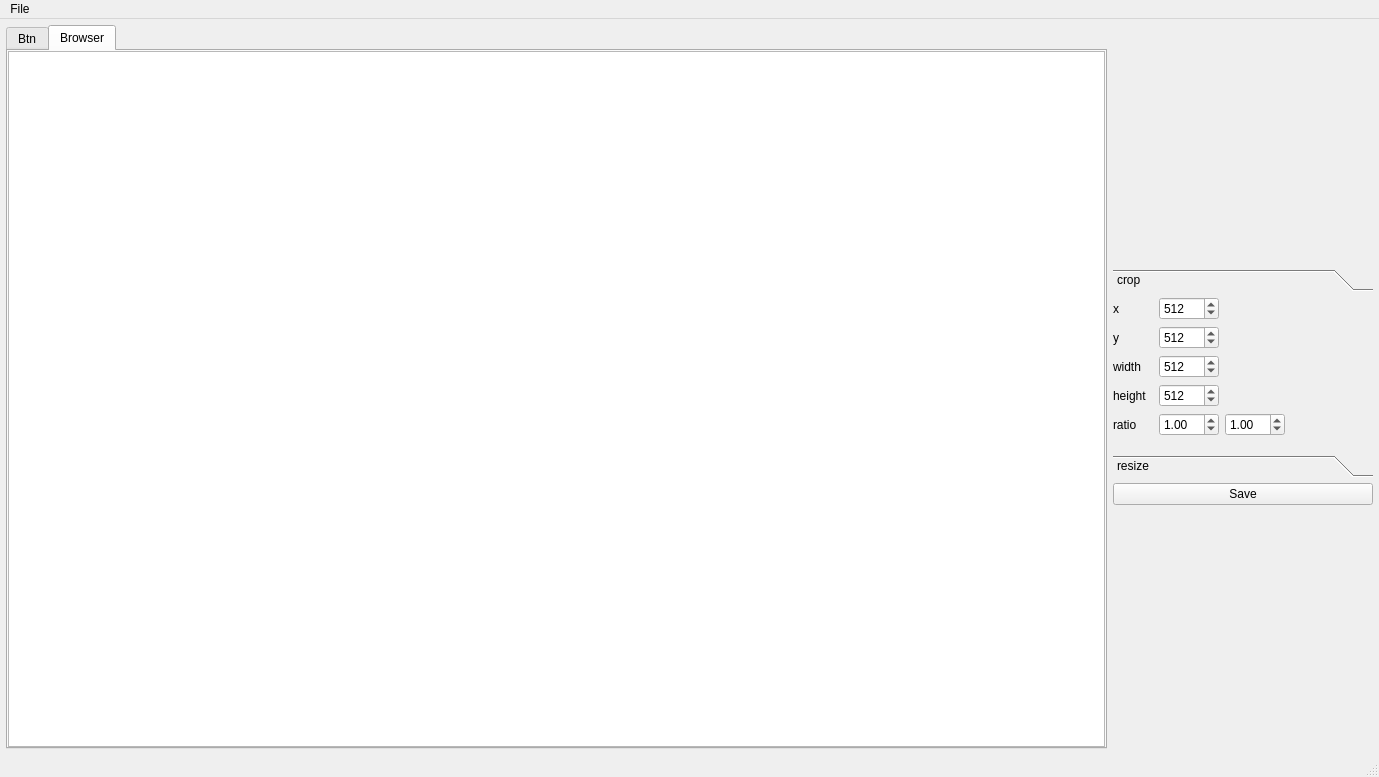
<?xml version="1.0" encoding="UTF-8"?>
<ui version="4.0">
 <class>MainWindow</class>
 <widget class="QMainWindow" name="MainWindow">
  <property name="geometry">
   <rect>
    <x>0</x>
    <y>0</y>
    <width>1379</width>
    <height>777</height>
   </rect>
  </property>
  <property name="windowTitle">
   <string>MainWindow</string>
  </property>
  <widget class="QWidget" name="centralwidget">
   <layout class="QGridLayout" name="gridLayout">
    <property name="leftMargin">
     <number>6</number>
    </property>
    <property name="topMargin">
     <number>6</number>
    </property>
    <property name="rightMargin">
     <number>6</number>
    </property>
    <property name="bottomMargin">
     <number>6</number>
    </property>
    <item row="0" column="1">
     <layout class="QVBoxLayout" name="verticalLayout_2">
      <item>
       <spacer name="verticalSpacer_2">
        <property name="orientation">
         <enum>Qt::Vertical</enum>
        </property>
        <property name="sizeHint" stdset="0">
         <size>
          <width>20</width>
          <height>40</height>
         </size>
        </property>
       </spacer>
      </item>
      <item alignment="Qt::AlignHCenter|Qt::AlignVCenter">
       <widget class="QToolBox" name="toolBox">
        <property name="sizePolicy">
         <sizepolicy hsizetype="Fixed" vsizetype="Minimum">
          <horstretch>0</horstretch>
          <verstretch>0</verstretch>
         </sizepolicy>
        </property>
        <property name="minimumSize">
         <size>
          <width>260</width>
          <height>0</height>
         </size>
        </property>
        <property name="maximumSize">
         <size>
          <width>260</width>
          <height>16777215</height>
         </size>
        </property>
        <property name="baseSize">
         <size>
          <width>0</width>
          <height>0</height>
         </size>
        </property>
        <property name="layoutDirection">
         <enum>Qt::LeftToRight</enum>
        </property>
        <property name="autoFillBackground">
         <bool>false</bool>
        </property>
        <property name="currentIndex">
         <number>0</number>
        </property>
        <widget class="QWidget" name="page">
         <property name="geometry">
          <rect>
           <x>0</x>
           <y>0</y>
           <width>260</width>
           <height>158</height>
          </rect>
         </property>
         <property name="sizePolicy">
          <sizepolicy hsizetype="Fixed" vsizetype="Minimum">
           <horstretch>0</horstretch>
           <verstretch>0</verstretch>
          </sizepolicy>
         </property>
         <property name="minimumSize">
          <size>
           <width>260</width>
           <height>0</height>
          </size>
         </property>
         <property name="maximumSize">
          <size>
           <width>260</width>
           <height>16777215</height>
          </size>
         </property>
         <property name="styleSheet">
          <string notr="true"/>
         </property>
         <attribute name="label">
          <string>crop</string>
         </attribute>
         <layout class="QVBoxLayout" name="verticalLayout">
          <property name="leftMargin">
           <number>0</number>
          </property>
          <property name="topMargin">
           <number>0</number>
          </property>
          <property name="rightMargin">
           <number>0</number>
          </property>
          <property name="bottomMargin">
           <number>0</number>
          </property>
          <item>
           <layout class="QHBoxLayout" name="horizontalLayout_7">
            <property name="sizeConstraint">
             <enum>QLayout::SetMinimumSize</enum>
            </property>
            <item>
             <widget class="QLabel" name="label_6">
              <property name="sizePolicy">
               <sizepolicy hsizetype="Fixed" vsizetype="Minimum">
                <horstretch>0</horstretch>
                <verstretch>0</verstretch>
               </sizepolicy>
              </property>
              <property name="minimumSize">
               <size>
                <width>40</width>
                <height>0</height>
               </size>
              </property>
              <property name="text">
               <string>x</string>
              </property>
             </widget>
            </item>
            <item>
             <widget class="QSpinBox" name="crop_rect_x">
              <property name="sizePolicy">
               <sizepolicy hsizetype="Fixed" vsizetype="Fixed">
                <horstretch>0</horstretch>
                <verstretch>0</verstretch>
               </sizepolicy>
              </property>
              <property name="minimumSize">
               <size>
                <width>60</width>
                <height>0</height>
               </size>
              </property>
              <property name="maximumSize">
               <size>
                <width>60</width>
                <height>16777215</height>
               </size>
              </property>
              <property name="minimum">
               <number>0</number>
              </property>
              <property name="maximum">
               <number>10000</number>
              </property>
              <property name="value">
               <number>512</number>
              </property>
             </widget>
            </item>
            <item>
             <spacer name="horizontalSpacer_8">
              <property name="orientation">
               <enum>Qt::Horizontal</enum>
              </property>
              <property name="sizeType">
               <enum>QSizePolicy::Expanding</enum>
              </property>
              <property name="sizeHint" stdset="0">
               <size>
                <width>40</width>
                <height>20</height>
               </size>
              </property>
             </spacer>
            </item>
           </layout>
          </item>
          <item>
           <layout class="QHBoxLayout" name="horizontalLayout_8">
            <property name="sizeConstraint">
             <enum>QLayout::SetMinimumSize</enum>
            </property>
            <item>
             <widget class="QLabel" name="label_7">
              <property name="sizePolicy">
               <sizepolicy hsizetype="Fixed" vsizetype="Minimum">
                <horstretch>0</horstretch>
                <verstretch>0</verstretch>
               </sizepolicy>
              </property>
              <property name="minimumSize">
               <size>
                <width>40</width>
                <height>0</height>
               </size>
              </property>
              <property name="text">
               <string>y</string>
              </property>
             </widget>
            </item>
            <item>
             <widget class="QSpinBox" name="crop_rect_y">
              <property name="sizePolicy">
               <sizepolicy hsizetype="Fixed" vsizetype="Fixed">
                <horstretch>0</horstretch>
                <verstretch>0</verstretch>
               </sizepolicy>
              </property>
              <property name="minimumSize">
               <size>
                <width>60</width>
                <height>0</height>
               </size>
              </property>
              <property name="maximumSize">
               <size>
                <width>60</width>
                <height>16777215</height>
               </size>
              </property>
              <property name="minimum">
               <number>0</number>
              </property>
              <property name="maximum">
               <number>10000</number>
              </property>
              <property name="value">
               <number>512</number>
              </property>
             </widget>
            </item>
            <item>
             <spacer name="horizontalSpacer_9">
              <property name="orientation">
               <enum>Qt::Horizontal</enum>
              </property>
              <property name="sizeType">
               <enum>QSizePolicy::Expanding</enum>
              </property>
              <property name="sizeHint" stdset="0">
               <size>
                <width>40</width>
                <height>20</height>
               </size>
              </property>
             </spacer>
            </item>
           </layout>
          </item>
          <item>
           <layout class="QHBoxLayout" name="horizontalLayout">
            <property name="sizeConstraint">
             <enum>QLayout::SetMinimumSize</enum>
            </property>
            <item>
             <widget class="QLabel" name="label">
              <property name="sizePolicy">
               <sizepolicy hsizetype="Fixed" vsizetype="Minimum">
                <horstretch>0</horstretch>
                <verstretch>0</verstretch>
               </sizepolicy>
              </property>
              <property name="minimumSize">
               <size>
                <width>40</width>
                <height>0</height>
               </size>
              </property>
              <property name="text">
               <string>width</string>
              </property>
             </widget>
            </item>
            <item>
             <widget class="QSpinBox" name="crop_rect_width">
              <property name="sizePolicy">
               <sizepolicy hsizetype="Fixed" vsizetype="Fixed">
                <horstretch>0</horstretch>
                <verstretch>0</verstretch>
               </sizepolicy>
              </property>
              <property name="minimumSize">
               <size>
                <width>60</width>
                <height>0</height>
               </size>
              </property>
              <property name="maximumSize">
               <size>
                <width>60</width>
                <height>16777215</height>
               </size>
              </property>
              <property name="minimum">
               <number>1</number>
              </property>
              <property name="maximum">
               <number>10000</number>
              </property>
              <property name="value">
               <number>512</number>
              </property>
             </widget>
            </item>
            <item>
             <spacer name="horizontalSpacer">
              <property name="orientation">
               <enum>Qt::Horizontal</enum>
              </property>
              <property name="sizeType">
               <enum>QSizePolicy::Expanding</enum>
              </property>
              <property name="sizeHint" stdset="0">
               <size>
                <width>40</width>
                <height>20</height>
               </size>
              </property>
             </spacer>
            </item>
           </layout>
          </item>
          <item>
           <layout class="QHBoxLayout" name="horizontalLayout_2">
            <property name="sizeConstraint">
             <enum>QLayout::SetMinimumSize</enum>
            </property>
            <item>
             <widget class="QLabel" name="label_2">
              <property name="sizePolicy">
               <sizepolicy hsizetype="Fixed" vsizetype="Minimum">
                <horstretch>0</horstretch>
                <verstretch>0</verstretch>
               </sizepolicy>
              </property>
              <property name="minimumSize">
               <size>
                <width>40</width>
                <height>0</height>
               </size>
              </property>
              <property name="text">
               <string>height</string>
              </property>
             </widget>
            </item>
            <item>
             <widget class="QSpinBox" name="crop_rect_height">
              <property name="sizePolicy">
               <sizepolicy hsizetype="Fixed" vsizetype="Fixed">
                <horstretch>0</horstretch>
                <verstretch>0</verstretch>
               </sizepolicy>
              </property>
              <property name="minimumSize">
               <size>
                <width>60</width>
                <height>0</height>
               </size>
              </property>
              <property name="maximumSize">
               <size>
                <width>60</width>
                <height>16777215</height>
               </size>
              </property>
              <property name="minimum">
               <number>1</number>
              </property>
              <property name="maximum">
               <number>10000</number>
              </property>
              <property name="value">
               <number>512</number>
              </property>
             </widget>
            </item>
            <item>
             <spacer name="horizontalSpacer_2">
              <property name="orientation">
               <enum>Qt::Horizontal</enum>
              </property>
              <property name="sizeType">
               <enum>QSizePolicy::Expanding</enum>
              </property>
              <property name="sizeHint" stdset="0">
               <size>
                <width>40</width>
                <height>20</height>
               </size>
              </property>
             </spacer>
            </item>
           </layout>
          </item>
          <item>
           <layout class="QHBoxLayout" name="horizontalLayout_3">
            <property name="sizeConstraint">
             <enum>QLayout::SetMinimumSize</enum>
            </property>
            <item>
             <widget class="QLabel" name="label_3">
              <property name="sizePolicy">
               <sizepolicy hsizetype="Fixed" vsizetype="Preferred">
                <horstretch>0</horstretch>
                <verstretch>0</verstretch>
               </sizepolicy>
              </property>
              <property name="minimumSize">
               <size>
                <width>40</width>
                <height>0</height>
               </size>
              </property>
              <property name="maximumSize">
               <size>
                <width>16777215</width>
                <height>16777215</height>
               </size>
              </property>
              <property name="text">
               <string>ratio</string>
              </property>
             </widget>
            </item>
            <item>
             <widget class="QDoubleSpinBox" name="crop_rect_w_ratio">
              <property name="sizePolicy">
               <sizepolicy hsizetype="Fixed" vsizetype="Fixed">
                <horstretch>0</horstretch>
                <verstretch>0</verstretch>
               </sizepolicy>
              </property>
              <property name="minimumSize">
               <size>
                <width>60</width>
                <height>0</height>
               </size>
              </property>
              <property name="maximumSize">
               <size>
                <width>60</width>
                <height>16777215</height>
               </size>
              </property>
              <property name="singleStep">
               <double>0.100000000000000</double>
              </property>
              <property name="value">
               <double>1.000000000000000</double>
              </property>
             </widget>
            </item>
            <item>
             <widget class="QDoubleSpinBox" name="crop_rect_h_ratio">
              <property name="sizePolicy">
               <sizepolicy hsizetype="Fixed" vsizetype="Fixed">
                <horstretch>0</horstretch>
                <verstretch>0</verstretch>
               </sizepolicy>
              </property>
              <property name="minimumSize">
               <size>
                <width>60</width>
                <height>0</height>
               </size>
              </property>
              <property name="maximumSize">
               <size>
                <width>60</width>
                <height>16777215</height>
               </size>
              </property>
              <property name="singleStep">
               <double>0.100000000000000</double>
              </property>
              <property name="value">
               <double>1.000000000000000</double>
              </property>
             </widget>
            </item>
            <item>
             <spacer name="horizontalSpacer_3">
              <property name="orientation">
               <enum>Qt::Horizontal</enum>
              </property>
              <property name="sizeType">
               <enum>QSizePolicy::Expanding</enum>
              </property>
              <property name="sizeHint" stdset="0">
               <size>
                <width>40</width>
                <height>20</height>
               </size>
              </property>
             </spacer>
            </item>
           </layout>
          </item>
          <item>
           <spacer name="verticalSpacer_4">
            <property name="orientation">
             <enum>Qt::Vertical</enum>
            </property>
            <property name="sizeType">
             <enum>QSizePolicy::Minimum</enum>
            </property>
            <property name="sizeHint" stdset="0">
             <size>
              <width>20</width>
              <height>13</height>
             </size>
            </property>
           </spacer>
          </item>
         </layout>
        </widget>
        <widget class="QWidget" name="page_2">
         <property name="geometry">
          <rect>
           <x>0</x>
           <y>0</y>
           <width>260</width>
           <height>100</height>
          </rect>
         </property>
         <property name="sizePolicy">
          <sizepolicy hsizetype="Fixed" vsizetype="Minimum">
           <horstretch>0</horstretch>
           <verstretch>0</verstretch>
          </sizepolicy>
         </property>
         <property name="minimumSize">
          <size>
           <width>260</width>
           <height>0</height>
          </size>
         </property>
         <property name="maximumSize">
          <size>
           <width>260</width>
           <height>16777215</height>
          </size>
         </property>
         <attribute name="label">
          <string>resize</string>
         </attribute>
         <layout class="QGridLayout" name="gridLayout_3">
          <property name="leftMargin">
           <number>0</number>
          </property>
          <property name="topMargin">
           <number>0</number>
          </property>
          <property name="rightMargin">
           <number>0</number>
          </property>
          <property name="bottomMargin">
           <number>0</number>
          </property>
          <item row="0" column="0">
           <layout class="QVBoxLayout" name="verticalLayout_3" stretch="0,0,0">
            <property name="sizeConstraint">
             <enum>QLayout::SetDefaultConstraint</enum>
            </property>
            <item>
             <layout class="QHBoxLayout" name="horizontalLayout_4">
              <property name="sizeConstraint">
               <enum>QLayout::SetMinimumSize</enum>
              </property>
              <item>
               <widget class="QLabel" name="label_4">
                <property name="sizePolicy">
                 <sizepolicy hsizetype="Fixed" vsizetype="Minimum">
                  <horstretch>0</horstretch>
                  <verstretch>0</verstretch>
                 </sizepolicy>
                </property>
                <property name="minimumSize">
                 <size>
                  <width>40</width>
                  <height>0</height>
                 </size>
                </property>
                <property name="text">
                 <string>width</string>
                </property>
               </widget>
              </item>
              <item>
               <widget class="QSpinBox" name="resize_width">
                <property name="sizePolicy">
                 <sizepolicy hsizetype="Fixed" vsizetype="Fixed">
                  <horstretch>0</horstretch>
                  <verstretch>0</verstretch>
                 </sizepolicy>
                </property>
                <property name="minimumSize">
                 <size>
                  <width>60</width>
                  <height>0</height>
                 </size>
                </property>
                <property name="maximumSize">
                 <size>
                  <width>60</width>
                  <height>16777215</height>
                 </size>
                </property>
                <property name="minimum">
                 <number>1</number>
                </property>
                <property name="maximum">
                 <number>10000</number>
                </property>
                <property name="value">
                 <number>512</number>
                </property>
               </widget>
              </item>
              <item>
               <spacer name="horizontalSpacer_4">
                <property name="orientation">
                 <enum>Qt::Horizontal</enum>
                </property>
                <property name="sizeType">
                 <enum>QSizePolicy::Expanding</enum>
                </property>
                <property name="sizeHint" stdset="0">
                 <size>
                  <width>40</width>
                  <height>20</height>
                 </size>
                </property>
               </spacer>
              </item>
             </layout>
            </item>
            <item>
             <layout class="QHBoxLayout" name="horizontalLayout_5">
              <property name="sizeConstraint">
               <enum>QLayout::SetMinimumSize</enum>
              </property>
              <item>
               <widget class="QLabel" name="label_5">
                <property name="sizePolicy">
                 <sizepolicy hsizetype="Fixed" vsizetype="Minimum">
                  <horstretch>0</horstretch>
                  <verstretch>0</verstretch>
                 </sizepolicy>
                </property>
                <property name="minimumSize">
                 <size>
                  <width>40</width>
                  <height>0</height>
                 </size>
                </property>
                <property name="text">
                 <string>height</string>
                </property>
               </widget>
              </item>
              <item>
               <widget class="QSpinBox" name="resize_height">
                <property name="sizePolicy">
                 <sizepolicy hsizetype="Fixed" vsizetype="Fixed">
                  <horstretch>0</horstretch>
                  <verstretch>0</verstretch>
                 </sizepolicy>
                </property>
                <property name="minimumSize">
                 <size>
                  <width>60</width>
                  <height>0</height>
                 </size>
                </property>
                <property name="maximumSize">
                 <size>
                  <width>60</width>
                  <height>16777215</height>
                 </size>
                </property>
                <property name="minimum">
                 <number>1</number>
                </property>
                <property name="maximum">
                 <number>10000</number>
                </property>
                <property name="value">
                 <number>512</number>
                </property>
               </widget>
              </item>
              <item>
               <spacer name="horizontalSpacer_5">
                <property name="orientation">
                 <enum>Qt::Horizontal</enum>
                </property>
                <property name="sizeType">
                 <enum>QSizePolicy::Expanding</enum>
                </property>
                <property name="sizeHint" stdset="0">
                 <size>
                  <width>40</width>
                  <height>20</height>
                 </size>
                </property>
               </spacer>
              </item>
             </layout>
            </item>
            <item>
             <spacer name="verticalSpacer">
              <property name="orientation">
               <enum>Qt::Vertical</enum>
              </property>
              <property name="sizeHint" stdset="0">
               <size>
                <width>20</width>
                <height>40</height>
               </size>
              </property>
             </spacer>
            </item>
           </layout>
          </item>
         </layout>
        </widget>
       </widget>
      </item>
      <item>
       <widget class="QPushButton" name="pushButton">
        <property name="text">
         <string>Save</string>
        </property>
       </widget>
      </item>
      <item>
       <spacer name="verticalSpacer_3">
        <property name="orientation">
         <enum>Qt::Vertical</enum>
        </property>
        <property name="sizeHint" stdset="0">
         <size>
          <width>20</width>
          <height>40</height>
         </size>
        </property>
       </spacer>
      </item>
     </layout>
    </item>
    <item row="0" column="0">
     <widget class="QTabWidget" name="tabWidget">
      <property name="currentIndex">
       <number>1</number>
      </property>
      <property name="iconSize">
       <size>
        <width>0</width>
        <height>0</height>
       </size>
      </property>
      <property name="tabBarAutoHide">
       <bool>false</bool>
      </property>
      <widget class="QWidget" name="tab_3">
       <property name="styleSheet">
        <string notr="true"/>
       </property>
       <attribute name="title">
        <string>Btn</string>
       </attribute>
       <layout class="QGridLayout" name="gridLayout_5">
        <property name="leftMargin">
         <number>0</number>
        </property>
        <property name="topMargin">
         <number>0</number>
        </property>
        <property name="rightMargin">
         <number>0</number>
        </property>
        <property name="bottomMargin">
         <number>0</number>
        </property>
        <property name="spacing">
         <number>6</number>
        </property>
        <item row="0" column="0">
         <layout class="QVBoxLayout" name="verticalLayout_5">
          <item>
           <spacer name="verticalSpacer_5">
            <property name="orientation">
             <enum>Qt::Vertical</enum>
            </property>
            <property name="sizeHint" stdset="0">
             <size>
              <width>20</width>
              <height>40</height>
             </size>
            </property>
           </spacer>
          </item>
          <item>
           <layout class="QHBoxLayout" name="horizontalLayout_6">
            <item>
             <spacer name="horizontalSpacer_6">
              <property name="orientation">
               <enum>Qt::Horizontal</enum>
              </property>
              <property name="sizeHint" stdset="0">
               <size>
                <width>40</width>
                <height>20</height>
               </size>
              </property>
             </spacer>
            </item>
            <item>
             <widget class="QPushButton" name="pushButton_2">
              <property name="sizePolicy">
               <sizepolicy hsizetype="Minimum" vsizetype="Minimum">
                <horstretch>0</horstretch>
                <verstretch>0</verstretch>
               </sizepolicy>
              </property>
              <property name="minimumSize">
               <size>
                <width>200</width>
                <height>40</height>
               </size>
              </property>
              <property name="text">
               <string>Browse From Your Computer</string>
              </property>
             </widget>
            </item>
            <item>
             <spacer name="horizontalSpacer_7">
              <property name="orientation">
               <enum>Qt::Horizontal</enum>
              </property>
              <property name="sizeHint" stdset="0">
               <size>
                <width>40</width>
                <height>20</height>
               </size>
              </property>
             </spacer>
            </item>
           </layout>
          </item>
          <item>
           <spacer name="verticalSpacer_6">
            <property name="orientation">
             <enum>Qt::Vertical</enum>
            </property>
            <property name="sizeHint" stdset="0">
             <size>
              <width>20</width>
              <height>40</height>
             </size>
            </property>
           </spacer>
          </item>
         </layout>
        </item>
       </layout>
      </widget>
      <widget class="QWidget" name="tab_4">
       <attribute name="title">
        <string>Browser</string>
       </attribute>
       <layout class="QGridLayout" name="gridLayout_4">
        <property name="leftMargin">
         <number>0</number>
        </property>
        <property name="topMargin">
         <number>0</number>
        </property>
        <property name="rightMargin">
         <number>0</number>
        </property>
        <property name="bottomMargin">
         <number>0</number>
        </property>
        <item row="0" column="0">
         <widget class="ImageView" name="graphicsView">
          <property name="horizontalScrollBarPolicy">
           <enum>Qt::ScrollBarAlwaysOff</enum>
          </property>
         </widget>
        </item>
       </layout>
      </widget>
     </widget>
    </item>
   </layout>
  </widget>
  <widget class="QMenuBar" name="menubar">
   <property name="geometry">
    <rect>
     <x>0</x>
     <y>0</y>
     <width>1379</width>
     <height>22</height>
    </rect>
   </property>
   <widget class="QMenu" name="menuFile">
    <property name="title">
     <string>File</string>
    </property>
    <addaction name="actionOpenFolder"/>
   </widget>
   <addaction name="menuFile"/>
  </widget>
  <widget class="QStatusBar" name="statusbar"/>
  <action name="actionOpenFolder">
   <property name="text">
    <string>Open Folder</string>
   </property>
   <property name="shortcut">
    <string>Ctrl+O</string>
   </property>
  </action>
 </widget>
 <customwidgets>
  <customwidget>
   <class>ImageView</class>
   <extends>QGraphicsView</extends>
   <header>imageview.h</header>
  </customwidget>
 </customwidgets>
 <resources/>
 <connections/>
</ui>
